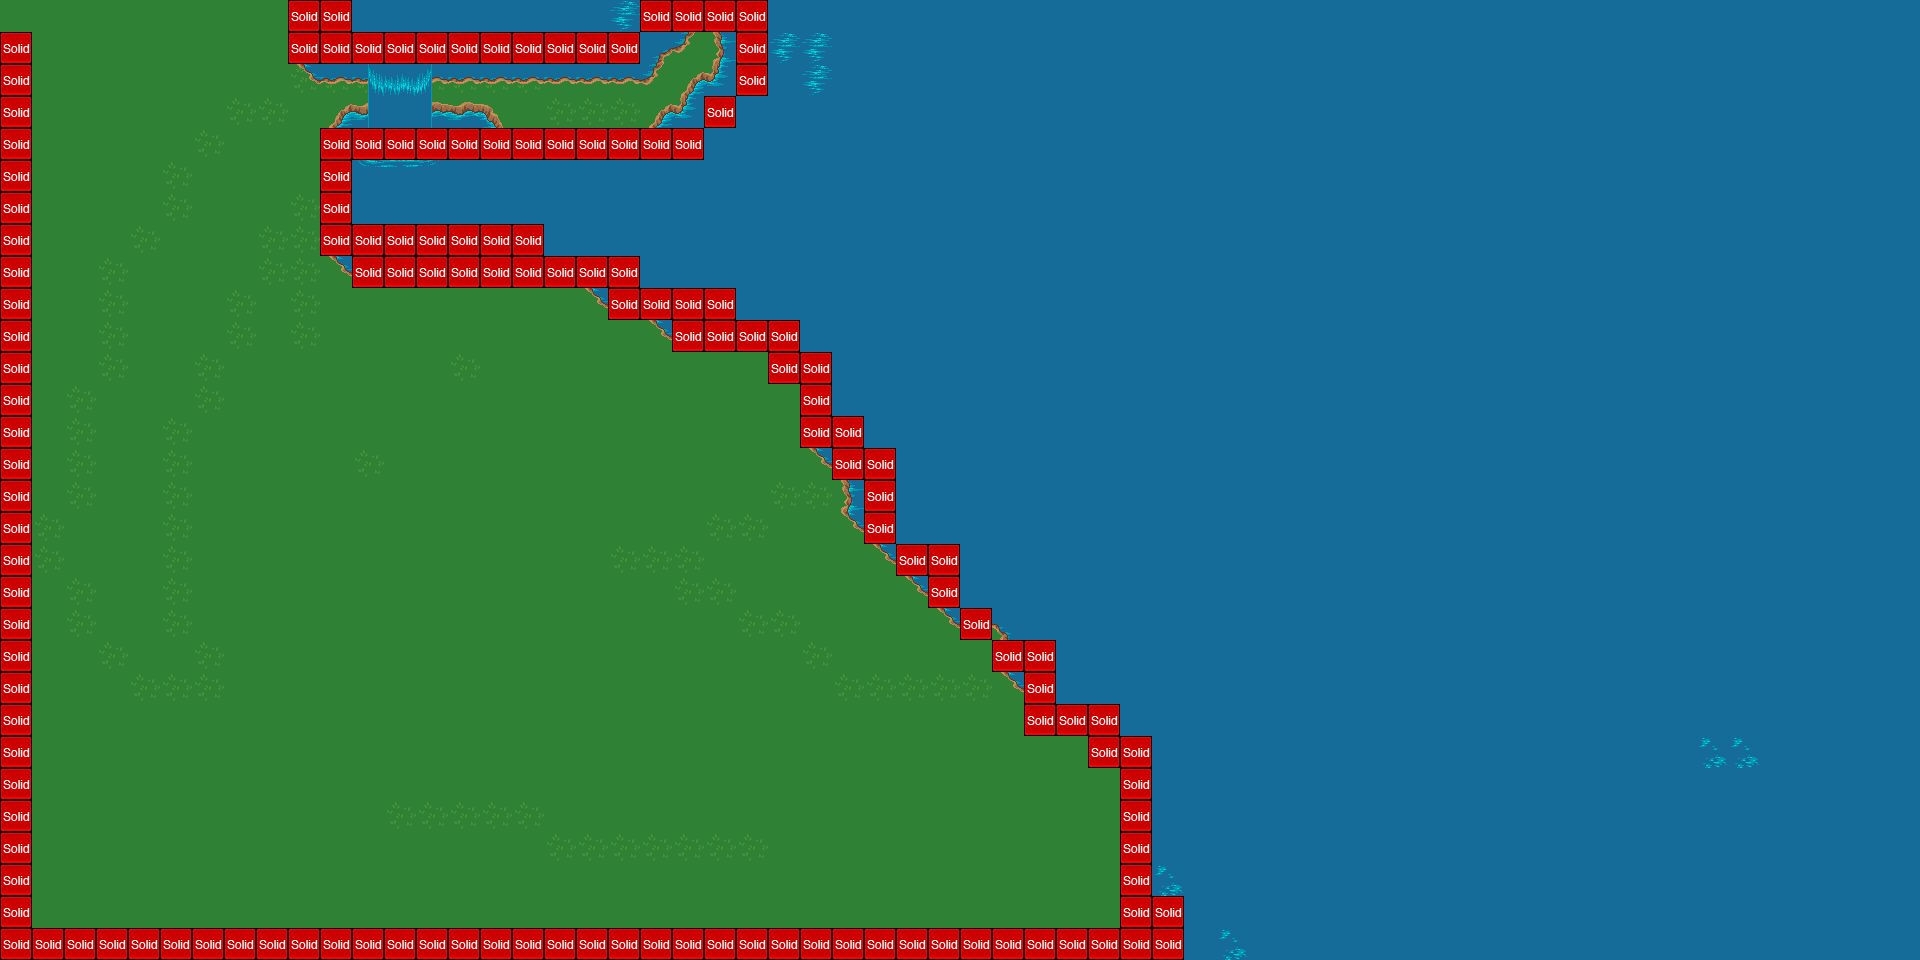

A level layout from a 2D game, rendered from its tile map. Below: a short description, then the map file with tile-grid data replaced by summaries:
An orthogonal 60x30 tile map with 32x32 px tiles, 4 tile layers (background, water, waterfall, collision), 5 tilesets and 10 objects (7x EnemyEntity, friendRedNovice, me.LevelEntity, mainPlayer).

<map version="1.0" orientation="orthogonal" width="60" height="30" tilewidth="32" tileheight="32">
 <tileset firstgid="1" name="grass" tilewidth="32" tileheight="32">
  <image source="assets/grass.png" width="96" height="192" />
 </tileset>
 <tileset firstgid="19" name="tileset01" tilewidth="32" tileheight="32">
  <image source="assets/tileset01.png" width="640" height="640" />
 </tileset>
 <tileset firstgid="419" name="water" tilewidth="32" tileheight="32">
  <image source="assets/water.png" width="96" height="192" />
 </tileset>
 <tileset firstgid="437" name="waterfall" tilewidth="32" tileheight="32">
  <image source="assets/waterfall.png" width="96" height="160" />
 </tileset>
 <tileset firstgid="452" name="metatiles32x32" tilewidth="32" tileheight="32">
  <image source="assets/metatiles32x32.png" width="160" height="32" />
  <tile id="0">
   <properties>
    <property name="type" value="solid" />
   </properties>
  </tile>
 </tileset>
 <layer name="background" width="60" height="30">
  <data>[1800 cells, 1800 non-empty, 2 distinct tile ids]</data>
 </layer>
 <layer name="water" width="60" height="30">
  <data>[1800 cells, 1097 non-empty, 14 distinct tile ids]</data>
 </layer>
 <objectgroup name="Entities" width="60" height="30">
  <object name="friendRedNovice" x="644" y="41" width="42" height="56">
   <properties>
    <property name="image" value="red_novice" />
    <property name="spriteheight" value="64" />
    <property name="spritewidth" value="64" />
   </properties>
  </object>
  <object name="me.LevelEntity" x="4" y="6" width="295" height="31">
   <properties>
    <property name="duration" value="250" />
    <property name="fade" value="#000000" />
    <property name="to" value="area0_s" />
   </properties>
  </object>
  <object name="mainPlayer" x="103" y="103" width="63" height="76">
   <properties>
    <property name="image" value="gray_mage" />
    <property name="spriteheight" value="64" />
    <property name="spritewidth" value="64" />
   </properties>
  </object>
 </objectgroup>
 <objectgroup name="EnemyEntities" width="60" height="30">
  <object name="EnemyEntity" x="51" y="221" width="250" height="254">
   <properties>
    <property name="image" value="malesoldierzombie" />
    <property name="spriteheight" value="64" />
    <property name="spritewidth" value="64" />
   </properties>
  </object>
  <object name="EnemyEntity" x="419" y="559" width="250" height="254">
   <properties>
    <property name="image" value="malesoldierzombie" />
    <property name="spriteheight" value="64" />
    <property name="spritewidth" value="64" />
   </properties>
  </object>
  <object name="EnemyEntity" x="173" y="313" width="250" height="254">
   <properties>
    <property name="image" value="malesoldierzombie" />
    <property name="spriteheight" value="64" />
    <property name="spritewidth" value="64" />
   </properties>
  </object>
  <object name="EnemyEntity" x="59" y="595" width="250" height="254">
   <properties>
    <property name="image" value="malesoldierzombie" />
    <property name="spriteheight" value="64" />
    <property name="spritewidth" value="64" />
   </properties>
  </object>
  <object name="EnemyEntity" x="703" y="653" width="250" height="254">
   <properties>
    <property name="image" value="malesoldierzombie" />
    <property name="spriteheight" value="64" />
    <property name="spritewidth" value="64" />
   </properties>
  </object>
  <object name="EnemyEntity" x="398" y="349" width="250" height="254">
   <properties>
    <property name="image" value="malesoldierzombie" />
    <property name="spriteheight" value="64" />
    <property name="spritewidth" value="64" />
   </properties>
  </object>
  <object name="EnemyEntity" x="45" y="468" width="769" height="437">
   <properties>
    <property name="image" value="malesoldierzombie" />
    <property name="spriteheight" value="64" />
    <property name="spritewidth" value="64" />
   </properties>
  </object>
 </objectgroup>
 <layer name="waterfall" width="60" height="30">
  <data>[1800 cells, 15 non-empty, 15 distinct tile ids]</data>
 </layer>
 <layer name="collision" width="60" height="30">
  <data>[1800 cells, 150 non-empty, 1 distinct tile ids]</data>
 </layer>
</map>
